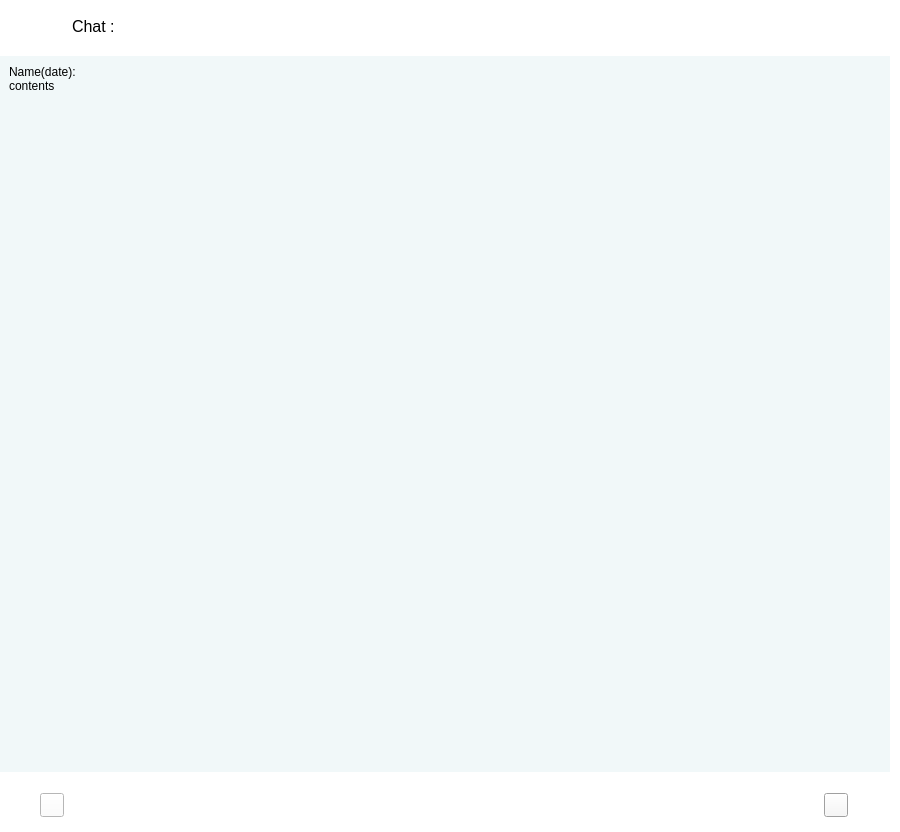
<?xml version="1.0" encoding="UTF-8"?>
<ui version="4.0">
 <class>Dialog</class>
 <widget class="QDialog" name="Dialog">
  <property name="geometry">
   <rect>
    <x>0</x>
    <y>0</y>
    <width>900</width>
    <height>832</height>
   </rect>
  </property>
  <property name="windowTitle">
   <string notr="true">Dialog</string>
  </property>
  <property name="styleSheet">
   <string notr="true">background-color: rgb(255, 255, 255);
font: 75 10pt &quot;SEBANG Gothic&quot;;</string>
  </property>
  <widget class="QLabel" name="Text_ChatFrom">
   <property name="geometry">
    <rect>
     <x>72</x>
     <y>17</y>
     <width>701</width>
     <height>20</height>
    </rect>
   </property>
   <property name="styleSheet">
    <string notr="true">font-size: 12pt;</string>
   </property>
   <property name="text">
    <string notr="true">&lt;html&gt;&lt;head/&gt;&lt;body&gt;&lt;p&gt;Chat : &lt;/p&gt;&lt;/body&gt;&lt;/html&gt;</string>
   </property>
   <property name="textFormat">
    <enum>Qt::AutoText</enum>
   </property>
   <property name="scaledContents">
    <bool>false</bool>
   </property>
  </widget>
  <widget class="QLabel" name="Bg_ChatArea">
   <property name="geometry">
    <rect>
     <x>0</x>
     <y>56</y>
     <width>900</width>
     <height>721</height>
    </rect>
   </property>
   <property name="text">
    <string notr="true"/>
   </property>
   <property name="pixmap">
    <pixmap resource="../resource/resource.qrc">:/layout/ChatFrame.png</pixmap>
   </property>
  </widget>
  <widget class="QPushButton" name="Btn_send">
   <property name="geometry">
    <rect>
     <x>824</x>
     <y>793</y>
     <width>24</width>
     <height>24</height>
    </rect>
   </property>
   <property name="styleSheet">
    <string notr="true">background-color: rgb(255, 255, 255);
selection-background-color: rgb(255, 255, 255);
border-image: url(:/icon/send.png);</string>
   </property>
   <property name="text">
    <string/>
   </property>
  </widget>
  <widget class="QLabel" name="Bg_Input">
   <property name="geometry">
    <rect>
     <x>0</x>
     <y>777</y>
     <width>900</width>
     <height>56</height>
    </rect>
   </property>
   <property name="text">
    <string notr="true"/>
   </property>
   <property name="pixmap">
    <pixmap resource="../resource/resource.qrc">:/layout/Footer.png</pixmap>
   </property>
  </widget>
  <widget class="QLabel" name="Bg_Header">
   <property name="geometry">
    <rect>
     <x>0</x>
     <y>0</y>
     <width>900</width>
     <height>56</height>
    </rect>
   </property>
   <property name="frameShape">
    <enum>QFrame::NoFrame</enum>
   </property>
   <property name="text">
    <string notr="true"/>
   </property>
   <property name="pixmap">
    <pixmap resource="../resource/resource.qrc">:/layout/Header.png</pixmap>
   </property>
  </widget>
  <widget class="QScrollArea" name="scrollArea">
   <property name="geometry">
    <rect>
     <x>0</x>
     <y>56</y>
     <width>890</width>
     <height>716</height>
    </rect>
   </property>
   <property name="minimumSize">
    <size>
     <width>890</width>
     <height>716</height>
    </size>
   </property>
   <property name="maximumSize">
    <size>
     <width>890</width>
     <height>716</height>
    </size>
   </property>
   <property name="styleSheet">
    <string notr="true">* {
	border-style: none;
	background-color: #F1F8F9;
}
QScrollBar::sub-page:vertical {
	background: none;
}
QScrollBar::add-page:vertical {
	background: none;
}
QScrollBar:vertical {
	border-style: none;
	background:#F1F8F9;
	width:12px;    
	margin: 0px 0px 0px 0px;
}
QScrollBar::handle:vertical {         
	min-height: 0px;
	border-style: none;
	border-radius: 5px;
	background-color: #A1D0D4;
}
QScrollBar::add-line:vertical {       
	height: 0px;
	subcontrol-position: bottom;
	subcontrol-origin: margin;
}
QScrollBar::sub-line:vertical {
	height: 0 px;
	subcontrol-position: top;
	subcontrol-origin: margin;
}</string>
   </property>
   <property name="horizontalScrollBarPolicy">
    <enum>Qt::ScrollBarAlwaysOff</enum>
   </property>
   <property name="widgetResizable">
    <bool>true</bool>
   </property>
   <property name="alignment">
    <set>Qt::AlignLeading|Qt::AlignLeft|Qt::AlignTop</set>
   </property>
   <widget class="QWidget" name="scrollAreaWidgetContents">
    <property name="geometry">
     <rect>
      <x>0</x>
      <y>0</y>
      <width>870</width>
      <height>716</height>
     </rect>
    </property>
    <property name="minimumSize">
     <size>
      <width>870</width>
      <height>688</height>
     </size>
    </property>
    <property name="maximumSize">
     <size>
      <width>870</width>
      <height>16777215</height>
     </size>
    </property>
    <layout class="QGridLayout" name="gridLayout">
     <item row="0" column="0">
      <widget class="QLabel" name="Text_Chat">
       <property name="text">
        <string notr="true">&lt;html&gt;&lt;head/&gt;&lt;body&gt;&lt;p&gt;Name(date):&lt;br&gt;contents&lt;/p&gt;&lt;/body&gt;&lt;/html&gt;</string>
       </property>
       <property name="alignment">
        <set>Qt::AlignLeading|Qt::AlignLeft|Qt::AlignTop</set>
       </property>
       <property name="wordWrap">
        <bool>true</bool>
       </property>
      </widget>
     </item>
    </layout>
   </widget>
  </widget>
  <widget class="QPlainTextEdit" name="Input_inputBox">
   <property name="geometry">
    <rect>
     <x>80</x>
     <y>790</y>
     <width>724</width>
     <height>30</height>
    </rect>
   </property>
   <property name="minimumSize">
    <size>
     <width>724</width>
     <height>30</height>
    </size>
   </property>
   <property name="styleSheet">
    <string notr="true">QPlainTextEdit {
	border-style: none;
	font-size: 12pt;
	color: #495057;
}</string>
   </property>
   <property name="plainText">
    <string notr="true"/>
   </property>
   <property name="placeholderText">
    <string notr="true">Text here...</string>
   </property>
  </widget>
  <widget class="QPushButton" name="Btn_emoji">
   <property name="geometry">
    <rect>
     <x>40</x>
     <y>793</y>
     <width>24</width>
     <height>24</height>
    </rect>
   </property>
   <property name="styleSheet">
    <string notr="true">background-color: rgb(255, 255, 255);
selection-background-color: rgb(255, 255, 255);
border-image: url(:/icon/emoji-happy.png);</string>
   </property>
   <property name="text">
    <string/>
   </property>
  </widget>
  <zorder>Bg_Input</zorder>
  <zorder>Bg_ChatArea</zorder>
  <zorder>Btn_emoji</zorder>
  <zorder>Bg_Header</zorder>
  <zorder>Btn_send</zorder>
  <zorder>scrollArea</zorder>
  <zorder>Text_ChatFrom</zorder>
  <zorder>Input_inputBox</zorder>
 </widget>
 <resources>
  <include location="../resource/resource.qrc"/>
 </resources>
 <connections/>
</ui>
